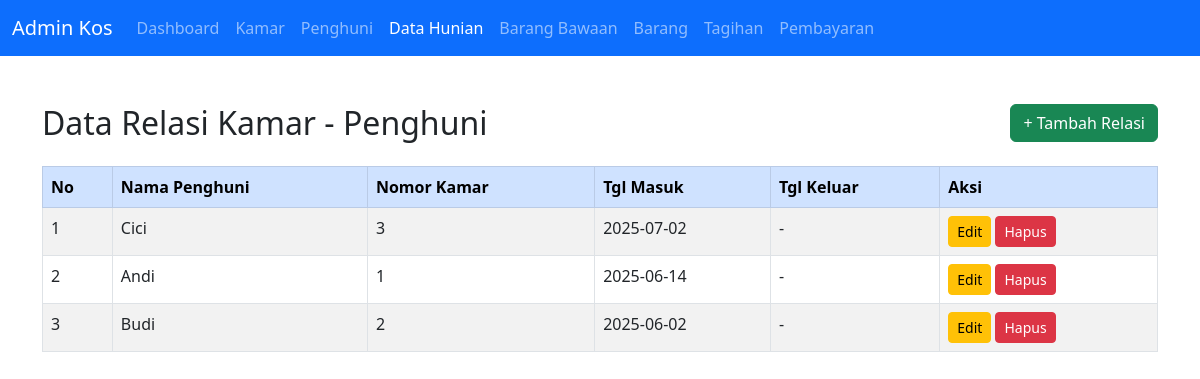
The page /admin/kmr_penghuni.php on the database its author committed.
### tables this page shows
CREATE TABLE tb_kmr_penghuni (
    id INT AUTO_INCREMENT PRIMARY KEY,
    id_kamar INT,
    id_penghuni INT,
    tgl_masuk DATE,
    tgl_keluar DATE,
    FOREIGN KEY (id_kamar) REFERENCES tb_kamar(id),
    FOREIGN KEY (id_penghuni) REFERENCES tb_penghuni(id)
);

CREATE TABLE tb_penghuni (
    id INT AUTO_INCREMENT PRIMARY KEY,
    nama VARCHAR(100),
    no_ktp VARCHAR(30),
    no_hp VARCHAR(20),
    tgl_masuk DATE,
    tgl_keluar DATE
);

CREATE TABLE tb_kamar (
    id INT AUTO_INCREMENT PRIMARY KEY,
    nomor VARCHAR(10),
    harga INT
);

### admin/kmr_penghuni.php (the view, shortened to what this page needs)
<?php
include '../inc/db.php';
?>
<!DOCTYPE html>
<html>
<head>
    <link href="https://cdn.jsdelivr.net/npm/bootstrap@5.3.0/dist/css/bootstrap.min.css" rel="stylesheet">
</head>
<body>
    <nav class="navbar navbar-expand-lg navbar-dark bg-primary">
        <div class="container-fluid">
            <a class="navbar-brand" href="dashboard.php">Admin Kos</a>
            <div class="collapse navbar-collapse" id="navbarNav">
                <ul class="navbar-nav">
                    <li class="nav-item"><a class="nav-link" href="dashboard.php">Dashboard</a></li>
                    <li class="nav-item"><a class="nav-link" href="kamar.php">Kamar</a></li>
                    <li class="nav-item"><a class="nav-link" href="penghuni.php">Penghuni</a></li>
                    <li class="nav-item"><a class="nav-link active" href="kmr_penghuni.php">Data Hunian</a></li>
                    <li class="nav-item"><a class="nav-link" href="brng_bawaan.php">Barang Bawaan</a></li>
                    <li class="nav-item"><a class="nav-link" href="barang.php">Barang</a></li>
                    <li class="nav-item"><a class="nav-link" href="tagihan.php">Tagihan</a></li>
                    <li class="nav-item"><a class="nav-link" href="bayar.php">Pembayaran</a></li>
                </ul>
            </div>
        </div>
    </nav>
    <div class="container py-5">
        <div class="d-flex justify-content-between align-items-center mb-4">
            <h2 class="mb-0">Data Relasi Kamar - Penghuni</h2>
            <a href="kmr_penghuni_tambah.php" class="btn btn-success">+ Tambah Relasi</a>
        </div>
        <table class="table table-bordered table-striped">
            <thead class="table-primary">
                <tr>
                    <th>No</th>
                    <th>Nama Penghuni</th>
                    <th>Nomor Kamar</th>
                    <th>Tgl Masuk</th>
                    <th>Tgl Keluar</th>
                    <th>Aksi</th>
                </tr>
            </thead>
            <tbody>
                <?php
                $sql = "SELECT r.id, p.nama, k.nomor, r.tgl_masuk, r.tgl_keluar
                        FROM tb_kmr_penghuni r
                        JOIN tb_penghuni p ON r.id_penghuni = p.id
                        JOIN tb_kamar k ON r.id_kamar = k.id
                        ORDER BY r.tgl_masuk DESC, r.id DESC";
                $result = mysqli_query($conn, $sql);
                if (mysqli_num_rows($result) > 0) {
                    $no = 1;
                    while ($row = mysqli_fetch_assoc($result)) {
                        echo '<tr>';
                        echo '<td>' . $no++ . '</td>';
                        echo '<td>' . htmlspecialchars($row['nama']) . '</td>';
                        echo '<td>' . htmlspecialchars($row['nomor']) . '</td>';
                        echo '<td>' . htmlspecialchars($row['tgl_masuk']) . '</td>';
                        echo '<td>' . ($row['tgl_keluar'] ? htmlspecialchars($row['tgl_keluar']) : '-') . '</td>';
                        echo '<td>';
                        echo '<a href="kmr_penghuni_edit.php?id=' . $row['id'] . '" class="btn btn-sm btn-warning">Edit</a> ';
                        echo '<a href="?hapus=' . $row['id'] . '" class="btn btn-sm btn-danger" onclick="return confirmHapus(\'' . htmlspecialchars($row['nama']) . '\', \'' . htmlspecialchars($row['nomor']) . '\')">Hapus</a>';
                        echo '</td>';
                        echo '</tr>';
                    }
                } else {
                    echo '<tr><td colspan="6" class="text-center">Belum ada data relasi kamar-penghuni.</td></tr>';
                }
                ?>
            </tbody>
        </table>
    </div>
</body>
</html>

### rows shown on the page
tb_kmr_penghuni: id_penghuni.nama "Cici", id_kamar.nomor "3", tgl_masuk "2025-07-02"
tb_kmr_penghuni: id_penghuni.nama "Andi", id_kamar.nomor "1", tgl_masuk "2025-06-14"
tb_kmr_penghuni: id_penghuni.nama "Budi", id_kamar.nomor "2", tgl_masuk "2025-06-02"
